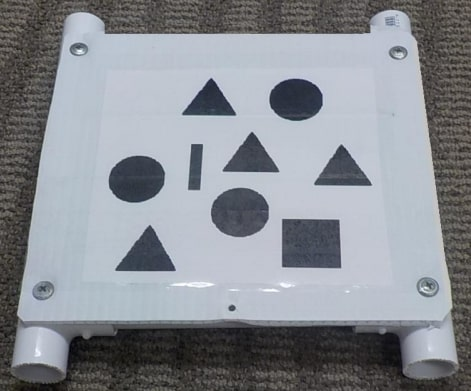
#> input picture ShapeDetect/PythonApplication2/document-scanner(help?)/images/benthiccrop.jpg, 471 x 391 px, given in place of the camera
$ python Shape2.py   (older library calls are emulated)
#> lines starting #> are read from the running program, lines starting #| are printed output that depends on the picture; after the words box and inside, x2 and y2 are one past the last pixel; in counts of white or black regions, pixels touching at a corner belong together
from edgedetect.shapedetector import ShapeDetector
import argparse
import imutils
import cv2
import numpy as np
import os
import sys
cap = cv2.VideoCapture(0)
while True:
	# Capture frame-by-frame
	ret, frame = cap.read()
#> frame is the input picture: shape (391, 471, 3); mean B, G, R 146.2, 139.9, 136
	resized = imutils.resize(frame, width=640)
	ratio = frame.shape[0] / float(resized.shape[0])
#> ratio = 0.736
	cv2.imshow('frame', frame)
	gray=cv2.cvtColor(resized,cv2.COLOR_BGR2GRAY)
	blurred = cv2.GaussianBlur(gray, (5, 5), 0)
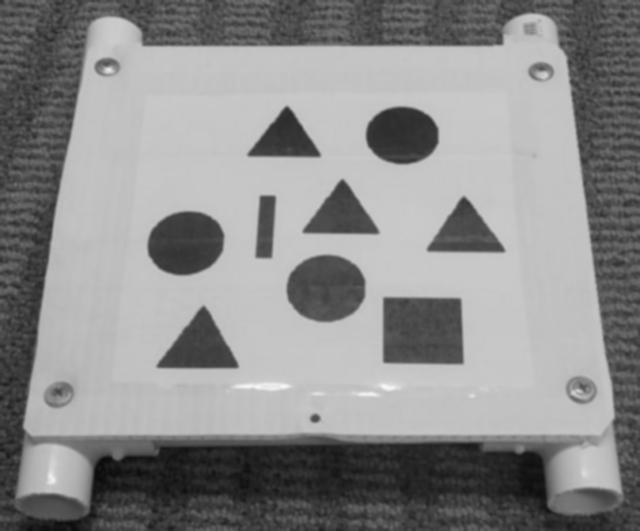
#> blurred: shape (531, 640); min 10, max 247, mean 139.4
	#edged = cv2.Canny(frame, 10, 250)
	ret, thresh = cv2.threshold(blurred, 60, 255, cv2.THRESH_BINARY_INV)
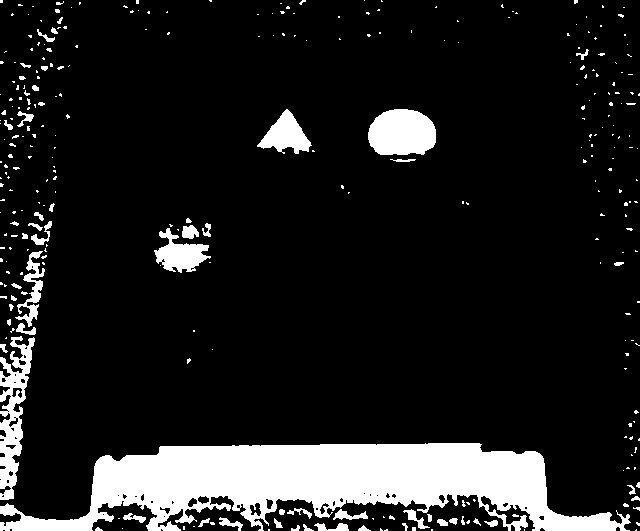
#> thresh: shape (531, 640); 12.7% white; 314 white regions (258 under 20 px), largest, box (x1, y1, x2, y2) and area: (0, 443, 631, 531) 30294, (0, 336, 35, 500) 2629, (368, 109, 436, 155) 2598
	thresh = cv2.adaptiveThreshold(blurred ,255,cv2.ADAPTIVE_THRESH_GAUSSIAN_C, cv2.THRESH_BINARY_INV,11,6)
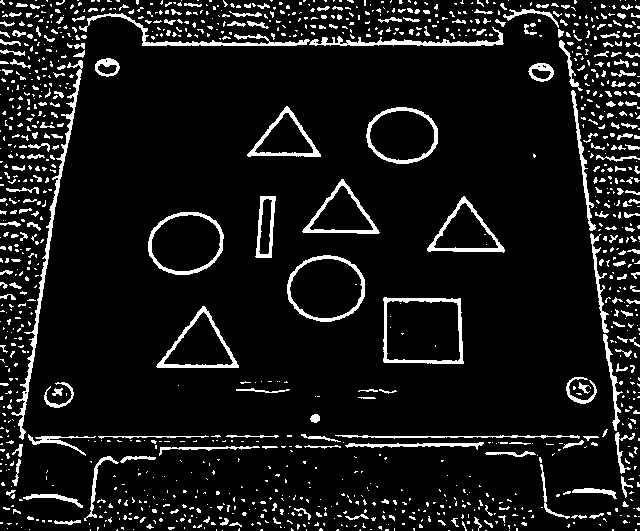
#> thresh: shape (531, 640); 8.9% white; 1182 white regions (943 under 20 px)
	cnts = cv2.findContours(thresh.copy(), cv2.RETR_EXTERNAL, cv2.CHAIN_APPROX_SIMPLE)
#> cnts = 1174 contours, 1059 with area under 20; largest, box (x1, y1, x2, y2) and area: (383, 297, 464, 364) 4974, (287, 255, 365, 322) 3999, (148, 212, 224, 275) 3681, (366, 107, 438, 164) 3138, (156, 306, 239, 368) 2590
	cnts = cnts[0] if imutils.is_cv2() else cnts[1]
	idx = 0
	for c in cnts:
		M = cv2.moments(c)
		cX = int((M["m10"] / (M["m00"] + 1e-7)) * ratio)
		cY = int((M["m01"] / (M["m00"] + 1e-7)) * ratio)
		c = c.astype("float")
		c *= ratio
		c = c.astype("int")
		cv2.drawContours(frame, [c], -1, (0, 255, 0), 2)
		x,y,w,h = cv2.boundingRect(c)
		if w>60 and h>60:
			idx+=1
			new_img=frame[y:y+h,x:x+w]
			cv2.imshow(str(idx) + '.png', new_img)
#> this loop made 1174 passes
#> (c, cX, cY, x, y, w, h) on passes 2, 3, 5: ([[357, 390], [357, 390]], 0, 0, 357, 390, 1, 1), ([[329, 390], [330, 390]], 0, 0, 329, 390, 2, 1), ([[467, 389], [467, 390], [468, 390], [468, 389]], 467, 389, 467, 389, 2, 2)
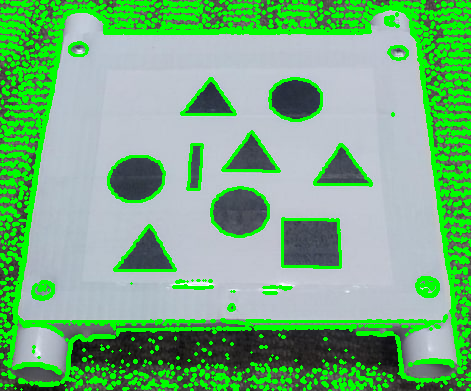
#> frame: shape (391, 471, 3); mean B, G, R 128, 176.8, 117.8
#> after the loop, idx = 0
	cv2.imshow("im",thresh)
	k = cv2.waitKey(33)
#> (key Esc is pressed here)
	if k==97:
		mode = 1
		break
	elif k==115:
		mode = 2
		break
	elif k==255:
		continue

$ run again, on ShapeDetect/PythonApplication2/document-scanner(help?)/images/page.jpg
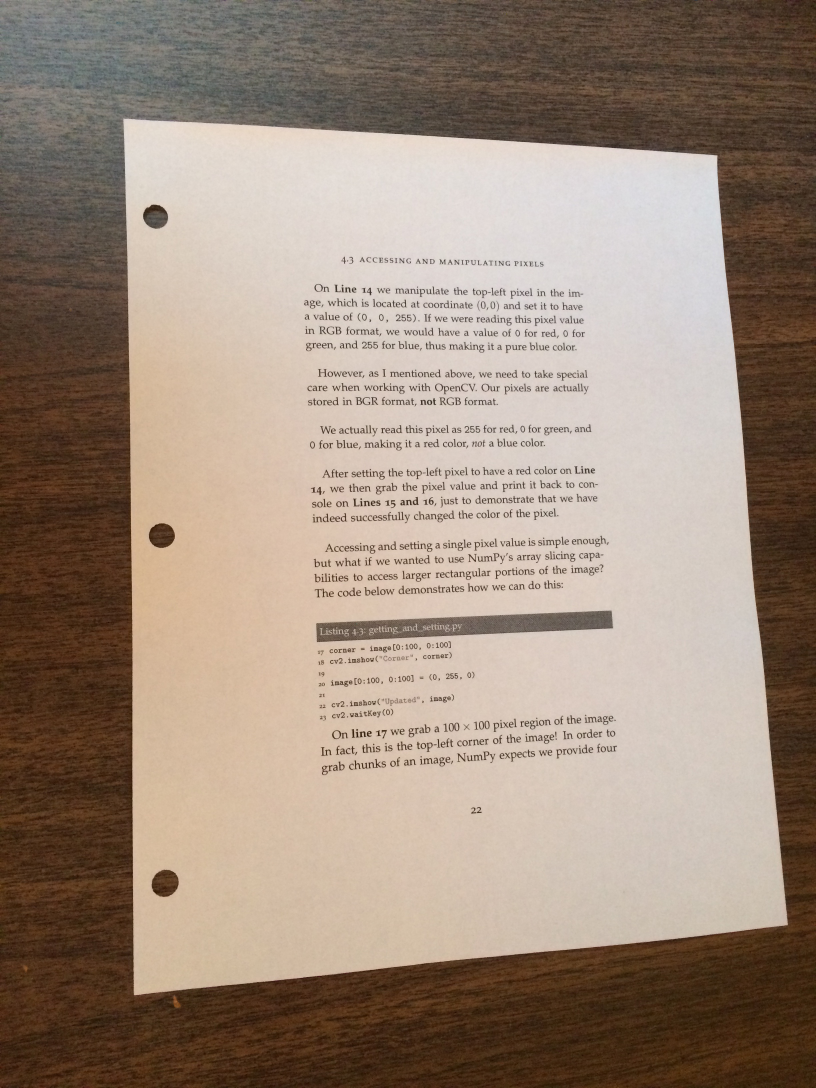
#> input picture ShapeDetect/PythonApplication2/document-scanner(help?)/images/page.jpg, 2448 x 3264 px, given in place of the camera (shown at 1/3 size)
#> frame is the input picture: shape (3264, 2448, 3); mean B, G, R 123.7, 138.6, 156.7
#> `thresh = cv2.adaptiveThreshold(blurred ,255,cv2.ADAPTIVE_THRESH_GAUSSI..`:
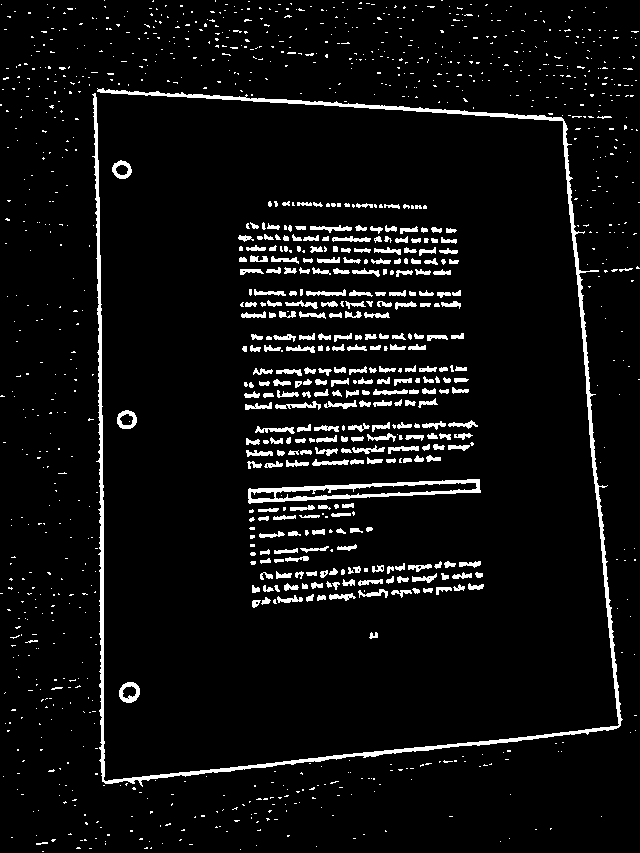
#> thresh: shape (853, 640); 5.8% white; 1267 white regions (971 under 20 px)
#> cnts = 1265 contours, 1017 with area under 20; largest, box (x1, y1, x2, y2) and area: (92, 88, 623, 787) 6286, (248, 479, 481, 504) 2984, (119, 682, 140, 703) 320, (117, 410, 137, 429) 278, (112, 160, 132, 179) 256
#> the loop `for c in cnts:` made 1265 passes
#> (cX, cY, x, y, w, h) on passes 2, 5, 7, 8, 10, 12, 13, 14: (0, 0, 918, 3248, 1, 1), (559, 3243, 551, 3241, 12, 4), (0, 0, 1209, 3237, 1, 1), (0, 0, 979, 3233, 1, 1), (0, 0, 619, 3225, 1, 1), (158, 3225, 137, 3221, 43, 9), (0, 0, 1913, 3218, 1, 1), (0, 0, 570, 3218, 1, 1)
#> after the loop `for c in cnts:`:
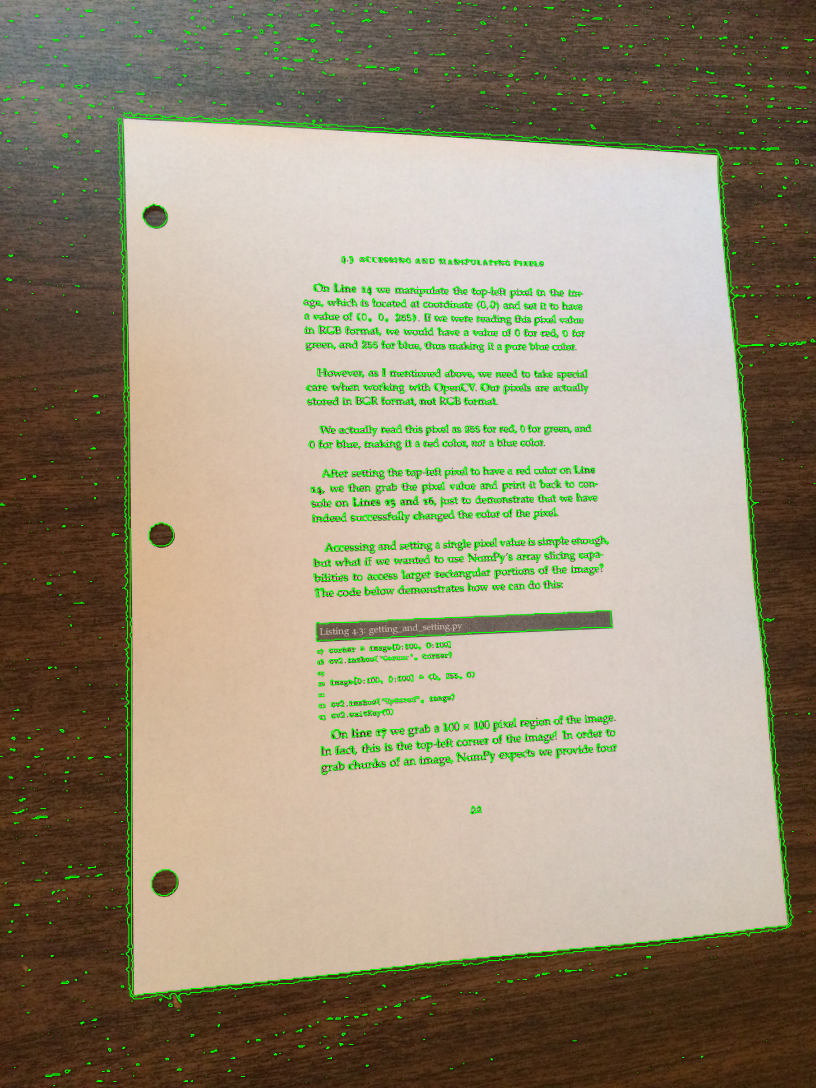
#> frame: shape (3264, 2448, 3) (shown at 1/3 size); mean B, G, R 120.4, 142.8, 152.6
#> after the loop `for c in cnts:`: idx = 5
